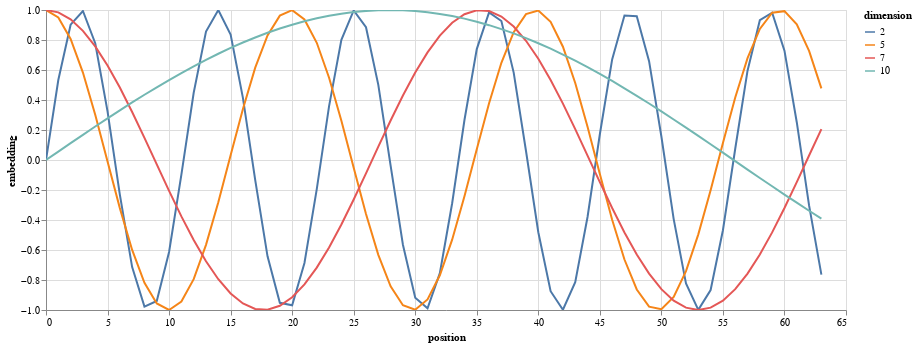

The cell this chart's notebook holds for it:
### Code cell
plot_encoding(encoding, max_len, [2, 5, 7, 10])

### Figure 1 — Vega-Lite specification as saved in the notebook (floating-point values rounded to 4 significant figures; data arrays with more than 128 entries replaced by an {"elided": "..."} marker saying what was removed)
{"config": {"view": {"continuousWidth": 300, "continuousHeight": 300}}, "data": {"name": "data-50b232588255ebf0f3439eaef450146b"}, "mark": {"type": "line"}, "encoding": {"color": {"field": "dimension", "type": "nominal"}, "x": {"field": "position", "type": "quantitative"}, "y": {"field": "embedding", "type": "quantitative"}}, "params": [{"name": "param_1", "select": {"type": "interval", "encodings": ["x", "y"]}, "bind": "scales"}], "width": 800, "$schema": "https://vega.github.io/schema/vega-lite/v5.20.1.json", "datasets": {"data-50b232588255ebf0f3439eaef450146b": {"elided": "256 records"}}}
